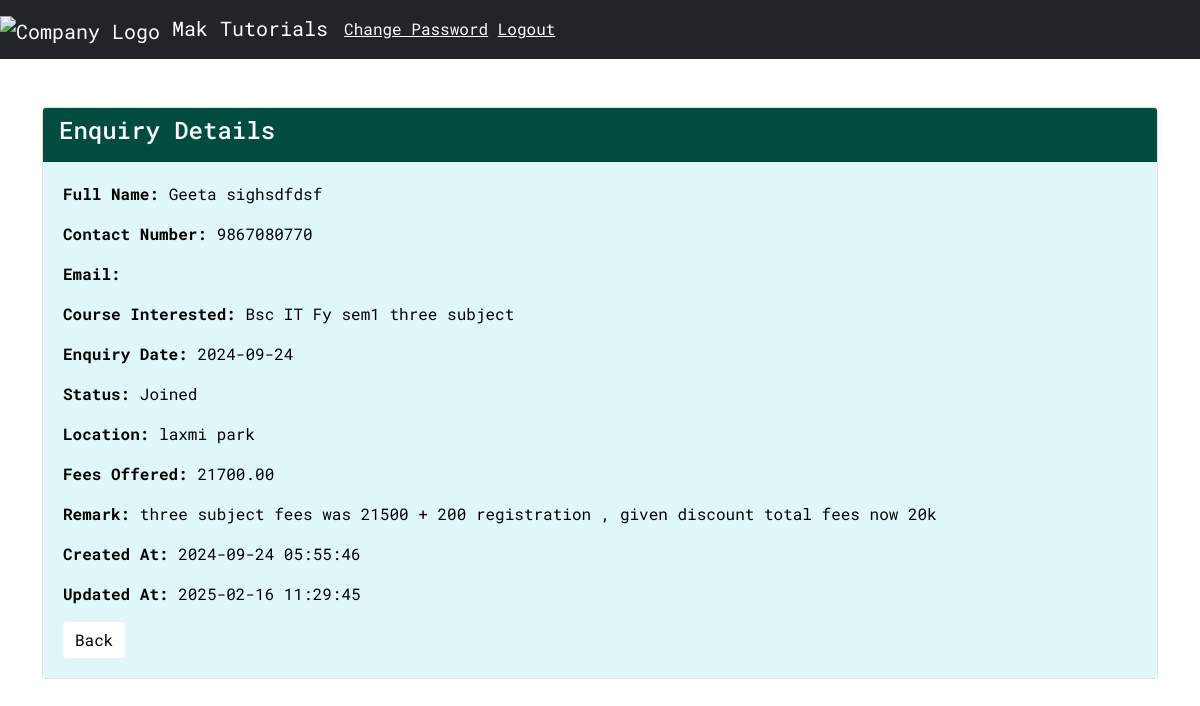
The page /admin_dashboard/enquiry_crud/view.php?id=1 (signed in) on the database its author committed.
### tables this page shows
CREATE TABLE `enquiry` (
  `enquiry_id` int(11) NOT NULL,
  `full_name` varchar(255) NOT NULL,
  `contact_number` varchar(15) NOT NULL,
  `email` varchar(255) DEFAULT NULL,
  `location` varchar(255) DEFAULT NULL,
  `course_interested` varchar(255) NOT NULL,
  `fees_offered` decimal(10,2) DEFAULT NULL,
  `enquiry_date` date DEFAULT curdate(),
  `status` enum('Pending','Contacted','Joined','Not Interested') DEFAULT 'Pending',
  `remark` text DEFAULT NULL,
  `created_at` timestamp NOT NULL DEFAULT current_timestamp(),
  `updated_at` timestamp NOT NULL DEFAULT current_timestamp() ON UPDATE current_timestamp()
);

### admin_dashboard/enquiry_crud/view.php (the view, shortened to what this page needs)
<?php
require '../database/config.php';
if (isset($_GET['id'])) {
    $enquiry_id = mysqli_real_escape_string($conn, $_GET['id']);
    $query = "SELECT * FROM enquiry WHERE enquiry_id='$enquiry_id'";
    $query_run = mysqli_query($conn, $query);
    if (mysqli_num_rows($query_run) > 0) {
        $enquiry = mysqli_fetch_array($query_run);
    } else {
        echo "<h4>No Enquiry Found</h4>";
        exit();
    }
}
?>
<!doctype html>
<html lang="en">
<head>
    <link href="https://cdn.jsdelivr.net/npm/bootstrap@5.1.3/dist/css/bootstrap.min.css" rel="stylesheet">
</head>
<body>
        <?php include '../navigation_menu/navigation.php' ?>
<div class="container mt-5">
    <div class="row">
        <div class="col-md-12">
            <div class="card">
                <div class="card-header status-header">
                    <h4>Enquiry Details</h4>
                </div>
                <div class="card-body status-container">
                    <p><strong>Full Name:</strong> <?php echo htmlspecialchars($enquiry['full_name']); ?></p>
                    <p><strong>Contact Number:</strong> <?php echo htmlspecialchars($enquiry['contact_number']); ?></p>
                    <p><strong>Email:</strong> <?php echo htmlspecialchars($enquiry['email']); ?></p>
                    <p><strong>Course Interested:</strong> <?php echo htmlspecialchars($enquiry['course_interested']); ?></p>
                    <p><strong>Enquiry Date:</strong> <?php echo htmlspecialchars($enquiry['enquiry_date']); ?></p>
                    <p><strong>Status:</strong> <?php echo htmlspecialchars($enquiry['status']); ?></p>
                    <p><strong>Location:</strong> <?php echo htmlspecialchars($enquiry['location']); ?></p>
                    <p><strong>Fees Offered:</strong> <?php echo htmlspecialchars($enquiry['fees_offered']); ?></p>
                    <p><strong>Remark:</strong> <?php echo htmlspecialchars($enquiry['remark']); ?></p>
                    <p><strong>Created At:</strong> <?php echo htmlspecialchars($enquiry['created_at']); ?></p>
                    <p><strong>Updated At:</strong> <?php echo htmlspecialchars($enquiry['updated_at']); ?></p>
                    <a href="javascript:void(0);" class="btn btn-back" onclick="goBack()">Back</a>
                </div>
            </div>
        </div>
    </div>
</div>
</body>
</html>

### rows shown on the page
enquiry: full_name "Geeta sighsdfdsf", contact_number "9867080770", course_interested "Bsc IT Fy sem1 three subject", enquiry_date "2024-09-24", status "Joined", location "laxmi park", fees_offered "21700.00", remark "three subject fees was 21500 + 200 registration , given discount total fees now 20k", created_at "2024-09-24 05:55:46", updated_at "2025-02-16 11:29:45"
